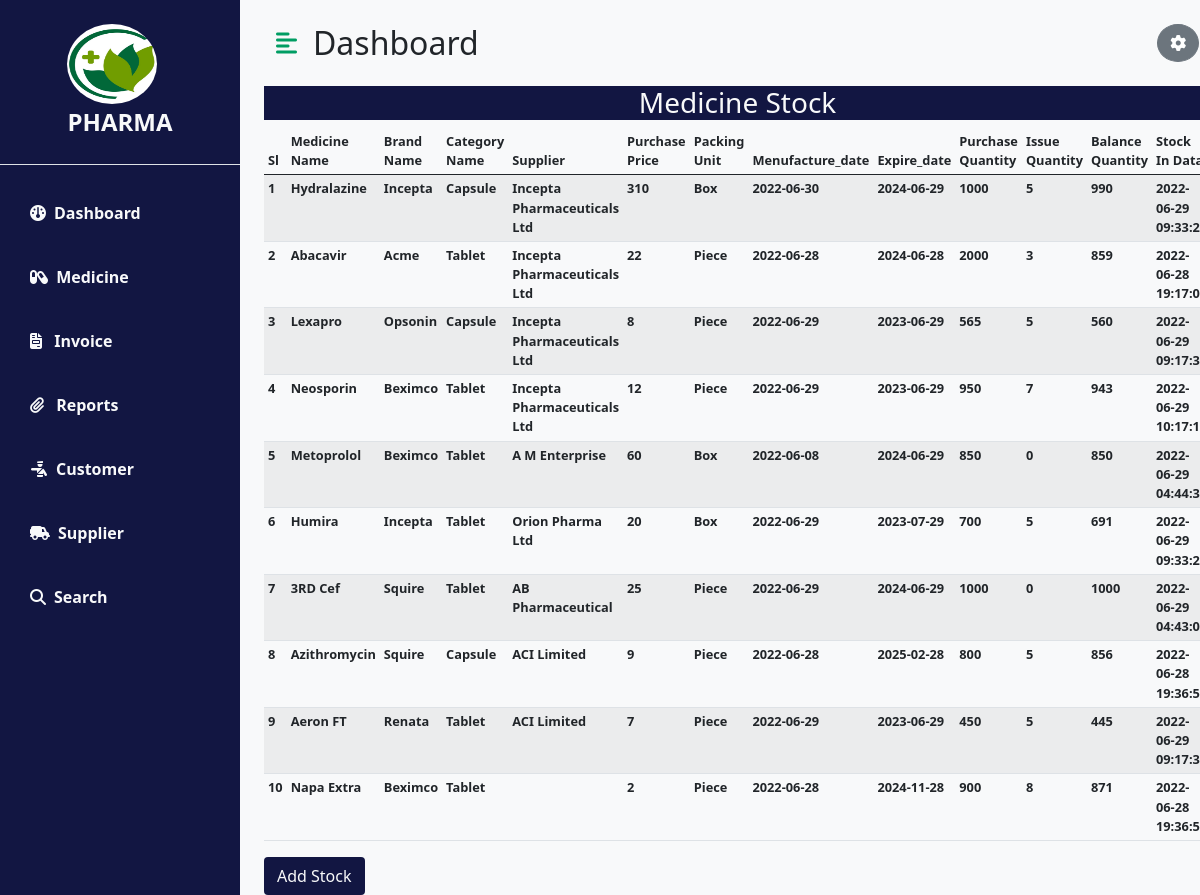
Page /manage_medicine_stock.php on the committed database.
### tables this page shows
CREATE TABLE `medicine_stock` (
  `medicine_id` int(11) NOT NULL,
  `brand_id` int(11) NOT NULL,
  `category_id` varchar(100) NOT NULL,
  `supplier_id` int(11) NOT NULL,
  `purchase_price` decimal(50,0) NOT NULL,
  `packing_unit` varchar(100) NOT NULL,
  `manufacture_Date` date NOT NULL,
  `expire_date` date NOT NULL,
  `purchase_qty` int(11) NOT NULL,
  `issue_qty` int(11) NOT NULL,
  `balance_qty` int(11) NOT NULL,
  `stock_in_date` timestamp NOT NULL DEFAULT CURRENT_TIMESTAMP ON UPDATE CURRENT_TIMESTAMP
);

CREATE TABLE `medicine` (
  `medicine_id` int(11) NOT NULL,
  `brand_id` int(100) NOT NULL,
  `category_id` int(100) NOT NULL,
  `medicine_name` varchar(100) NOT NULL,
  `unit_price` int(11) NOT NULL,
  `packing_unit` varchar(100) NOT NULL
);

CREATE TABLE `brand` (
  `brand_id` int(11) NOT NULL,
  `brand_name` varchar(100) NOT NULL
);

CREATE TABLE `medicine_category` (
  `category_id` int(11) NOT NULL,
  `category_name` varchar(200) NOT NULL
);

CREATE TABLE `supplier` (
  `supplier_id` int(11) NOT NULL,
  `supplier_name` varchar(100) NOT NULL,
  `supplier_phone` int(11) NOT NULL,
  `supplier_email` varchar(100) NOT NULL,
  `address` varchar(100) NOT NULL,
  `type_of_supplier` varchar(100) NOT NULL
);

### manage_medicine_stock.php (the view, shortened to what this page needs)
<?php
require_once 'conn.php';
?>
<!DOCTYPE html>
<html lang="en">
<head>
    <link href="https://cdn.jsdelivr.net/npm/bootstrap@5.0.0-beta3/dist/css/bootstrap.min.css" rel="stylesheet" />
    <link rel="stylesheet" href="https://cdnjs.cloudflare.com/ajax/libs/font-awesome/5.15.3/css/all.min.css" />
    <link rel="stylesheet" href="css/styles.css" />
</head>
<body>
    <div class="d-flex" id="wrapper">
        <div style="background-color:#121642" id="sidebar-wrapper">
            <div class="sidebar-heading text-center py-4 primary-text fs-4 fw-bold text-uppercase border-bottom">
             <a class="navbar-brand" href="#">
                    <img src="image/pharma_logo.jpg" alt=" " class="rounded-circle ms-end" width="90" height="80">
                </a>
                <span class="ms-end text-light">Pharma</span></div>
            <div class="list-group list-group-flush my-3">
                <a href="dashboard.php" class="list-group-item list-group-item-action bg-transparent text-light active"><i
                        class="fa-solid fa-gauge me-2 text-light"></i>Dashboard</a>
                <div>
                    <a
                        href="#medicineSubMenu"
                        class="list-group-item list-group-item-action bg-transparent text-light fw-bold"
                        data-bs-toggle="collapse">
                        <i class="fa-solid fa-capsules me-1 text-light"></i> Medicine
                    </a>
                </div>
                <div class="menu-item-wrap">
                    <a href="#invoiceSubMenu" class="list-group-item list-group-item-action bg-transparent text-light fw-bold" data-bs-toggle="collapse">
                        <i class="fa-solid fa-file-invoice me-2 text-light"></i> Invoice
                    </a>
                </div>
                <div class="menu-item-wrap">
                    <a href="#reportSubMenu" class="list-group-item list-group-item-action bg-transparent text-light fw-bold" data-bs-toggle="collapse">
                        <i class="fas fa-paperclip me-2 text-light"></i> Reports
                    </a>
                </div>
                <div>
                    <a href="#customerSubmenu" class="list-group-item list-group-item-action bg-transparent text-light fw-bold" data-bs-toggle="collapse">
                        <i class="fa-solid fa-person-military-pointing me-2 text-light"></i>Customer
                    </a>
                </div>
                <div>
                     <a href="#SuplierSubmenu" class="list-group-item list-group-item-action bg-transparent text-light fw-bold" data-bs-toggle="collapse"><i
                        class="fa-solid fa-truck-field me-2 text-light"></i>Supplier</a>
                </div>
                <a href="#" class="list-group-item list-group-item-action bg-transparent text-light fw-bold"><i
                        class="fa-solid fa-magnifying-glass me-2 text-light"></i>Search</a>
            </div>
        </div>
        <div class="container bg-light">
                <div class="row">
                <div id="page-content-wrapper">
        <nav class="navbar navbar-expand-lg navbar-light bg-transparent py-4 px-4">
                <div class="d-flex align-items-center">
                    <i class="fas fa-align-left primary-text fs-4 me-3" id="menu-toggle"></i>
                    <h2 class="fs-2 m-0">Dashboard</h2>
                </div>
                <div class="collapse navbar-collapse" id="navbarSupportedContent">
                    <ul class="navbar-nav ms-auto mb-2 mb-lg-0">
                        <li class="nav-item dropdown">
                  <div>
                  <div class="btn-group dropstart">
                        <button class="btn btn-secondary rounded-circle" type="" id="dropdownMenuButton2" data-bs-toggle="dropdown" aria-expanded="false">
                        <i class="fa-solid fa-gear"></i>
                        </button>
                        </div>
                     </div>
                 </div>
                </div>
            </div>
            <div class="container">
                        <div class="col-12  float-center mx-auto d-block">
                        <div class="hed h3 text-light text-center" style="background-color:#121642">Medicine Stock</div>
     <table class="table_stock table table-striped table-hover float-start table-sm ">
  <thead>
    <tr>
      <th scope="col">Sl</th>
      <th scope="col">Medicine Name</th>
      <th scope="col">Brand Name</th>
      <th scope="col">Category Name</th>
      <th scope="col">Supplier</th>
      <th scope="col">Purchase Price</th>
      <th scope="col">Packing Unit</th>
      <th scope="col">Menufacture_date</th>
      <th scope="col">Expire_date</th>
      <th scope="col">Purchase Quantity</th>
      <th scope="col">Issue Quantity</th>
      <th scope="col">Balance Quantity</th>
      <th scope="col">Stock In Data</th>
    </tr>
  </thead>
  <tbody>
      <?php
       $sql1="select medicine_stock.purchase_price,medicine_stock.manufacture_Date,medicine_stock.packing_unit,medicine_stock.expire_date,medicine_stock.purchase_qty,medicine_stock.issue_qty,medicine_stock.balance_qty,medicine_stock.stock_in_date,medicine.medicine_name,brand.brand_name,medicine_category.category_name,supplier.supplier_name from medicine_stock left join medicine on medicine_stock.medicine_id=medicine.medicine_id left join brand on medicine_stock.brand_id=brand.brand_id left join medicine_category on medicine_stock.category_id=medicine_category.category_id left join supplier on medicine_stock.supplier_id=supplier.supplier_id";
      $query1=mysqli_query($conn,$sql1);
      $x=0;
      if($query1){
          while( $row=mysqli_fetch_assoc($query1)){
            $x++;
            $mediN=$row['medicine_name'];
            $brandN=$row['brand_name'];
            $categoryN=$row['category_name'];
            $supp=$row['supplier_name'];
            $purchaseP=$row['purchase_price'];
            $packU=$row['packing_unit'];
            $menuFD=$row['manufacture_Date'];
            $expireD=$row['expire_date'];
            $purchaseQ=$row['purchase_qty'];
            $issueQ=$row['issue_qty'];
            $balanceQ=$row['balance_qty'];
            $issueD=$row['stock_in_date'];
            echo '
            <th scope="row">'.$x.'</th>
            <td>'.$mediN.'</td>
            <td>'.$brandN.'</td>
            <td>'.$categoryN.'</td>
            <td>'.$supp.'</td>
            <td>'.$purchaseP.'</td>
            <td>'.$packU.'</td>
            <td>'.$menuFD.'</td>
            <td>'.$expireD.'</td>
            <td>'. $purchaseQ.'</td>
            <td>'. $issueQ .'</td>
            <td>'.$balanceQ.'</td>
            <td>'.$issueD.'</td>
          </tr>';
          }
      };
      ?>
  </tbody>
</table>
 <a href="add_medicine_stock.php" type="button" class="btn text-light " style="background-color:#121642">Add Stock</a>
                        </div>
                </div>
            </div>
        </div>
</body>
</html>

### css/styles.css (style rules this page uses)
:root { --main-bg-color: #009d63; --main-text-color: #009d63; --second-text-color: #bbbec5; --second-bg-color: #c1efde; }
.primary-text { color: var(--main-text-color); }
#wrapper { overflow-x: hidden; background-image: linear-gradient( to right, #baf3d7, #c2f5de, #cbf7e4, #d4f8ea, #ddfaef ); }
#sidebar-wrapper { min-height: 100vh; margin-left: -15rem; -webkit-transition: margin 0.25s ease-out; -moz-transition: margin 0.25s ease-out; -o-transition: margin 0.25s ease-out; transition: margin 0.25s ease-out; }
#sidebar-wrapper .sidebar-heading { padding: 0.875rem 1.25rem; font-size: 1.2rem; }
#sidebar-wrapper .list-group { width: 15rem; }
#page-content-wrapper { min-width: 100vw; }
#menu-toggle { cursor: pointer; }
.list-group-item { border: none; padding: 20px 30px; }
.list-group-item.active { background-color: transparent; color: var(--main-text-color); font-weight: bold; border: none; }
@media (min-width: 768px) { #sidebar-wrapper { margin-left: 0; } }
@media (min-width: 768px) { #page-content-wrapper { min-width: 0; width: 100%; } }
.table_stock { font-size: .8rem !important; font-weight: bolder; line-height: 1.5 !important; }

### rows in the picture
medicine_stock: medicine.medicine_name "Hydralazine", brand.brand_name "Incepta", category.category_name "Capsule", supplier.supplier_name "Incepta Pharmaceuticals Ltd", purchase_price "310", packing_unit "Box", manufacture_Date "2022-06-30", expire_date "2024-06-29", purchase_qty "1000", issue_qty "5", balance_qty "990", stock_in_date "2022-06-29…"
medicine_stock: medicine.medicine_name "Abacavir", brand.brand_name "Acme", category.category_name "Tablet", supplier.supplier_name "Incepta Pharmaceuticals Ltd", purchase_price "22", packing_unit "Piece", manufacture_Date "2022-06-28", expire_date "2024-06-28", purchase_qty "2000", issue_qty "3", balance_qty "859", stock_in_date "2022-06-28…"
medicine_stock: medicine.medicine_name "Lexapro", brand.brand_name "Opsonin", category.category_name "Capsule", supplier.supplier_name "Incepta Pharmaceuticals Ltd", purchase_price "8", packing_unit "Piece", manufacture_Date "2022-06-29", expire_date "2023-06-29", purchase_qty "565", issue_qty "5", balance_qty "560", stock_in_date "2022-06-29…"
medicine_stock: medicine.medicine_name "Neosporin", brand.brand_name "Beximco", category.category_name "Tablet", supplier.supplier_name "Incepta Pharmaceuticals Ltd", purchase_price "12", packing_unit "Piece", manufacture_Date "2022-06-29", expire_date "2023-06-29", purchase_qty "950", issue_qty "7", balance_qty "943", stock_in_date "2022-06-29…"
medicine_stock: medicine.medicine_name "Metoprolol", brand.brand_name "Beximco", category.category_name "Tablet", supplier.supplier_name "A M Enterprise", purchase_price "60", packing_unit "Box", manufacture_Date "2022-06-08", expire_date "2024-06-29", purchase_qty "850", issue_qty "0", balance_qty "850", stock_in_date "2022-06-29…"
medicine_stock: medicine.medicine_name "Humira", brand.brand_name "Incepta", category.category_name "Tablet", supplier.supplier_name "Orion Pharma Ltd", purchase_price "20", packing_unit "Box", manufacture_Date "2022-06-29", expire_date "2023-07-29", purchase_qty "700", issue_qty "5", balance_qty "691", stock_in_date "2022-06-29…"
medicine_stock: medicine.medicine_name "3RD Cef", brand.brand_name "Squire", category.category_name "Tablet", supplier.supplier_name "AB Pharmaceutical", purchase_price "25", packing_unit "Piece", manufacture_Date "2022-06-29", expire_date "2024-06-29", purchase_qty "1000", issue_qty "0", balance_qty "1000", stock_in_date "2022-06-29…"
medicine_stock: medicine.medicine_name "Azithromycin", brand.brand_name "Squire", category.category_name "Capsule", supplier.supplier_name "ACI Limited", purchase_price "9", packing_unit "Piece", manufacture_Date "2022-06-28", expire_date "2025-02-28", purchase_qty "800", issue_qty "5", balance_qty "856", stock_in_date "2022-06-28…"
medicine_stock: medicine.medicine_name "Aeron FT", brand.brand_name "Renata", category.category_name "Tablet", supplier.supplier_name "ACI Limited", purchase_price "7", packing_unit "Piece", manufacture_Date "2022-06-29", expire_date "2023-06-29", purchase_qty "450", issue_qty "5", balance_qty "445", stock_in_date "2022-06-29…"
medicine_stock: medicine.medicine_name "Napa Extra", brand.brand_name "Beximco", category.category_name "Tablet", purchase_price "2", packing_unit "Piece", manufacture_Date "2022-06-28", expire_date "2024-11-28", purchase_qty "900", issue_qty "8", balance_qty "871", stock_in_date "2022-06-28…"
